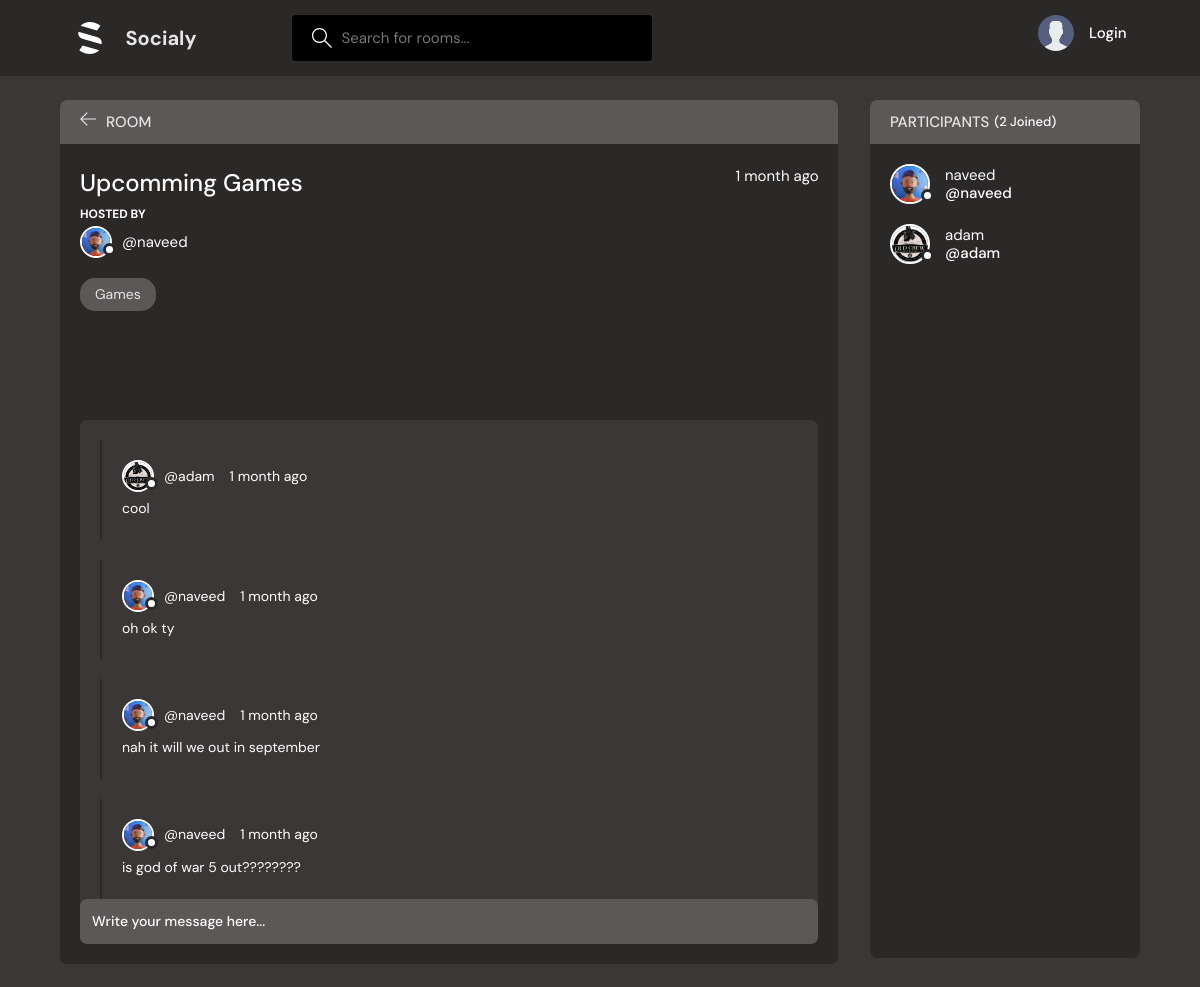
The page /room/1/ on the database its author committed.
### base/models.py (models this page shows, shortened)
class Room(models.Model):
    host = models.ForeignKey(User, on_delete=models.SET_NULL, null=True)
    topic = models.ForeignKey(Topic, on_delete=models.SET_NULL, null=True)
    name = models.CharField(max_length=200)
    description = models.TextField(null=True, blank=True)
    participants = models.ManyToManyField(User, related_name='participants', blank=True)
    updated = models.DateTimeField(auto_now=True)
    created = models.DateTimeField(auto_now_add=True)
    class Meta:
        ordering = ['-updated', '-created']

class User(AbstractUser):
    name = models.CharField(max_length=200, null=True)
    email = models.EmailField(unique=True, null=True)
    bio = models.TextField(null=True)
    avatar = models.ImageField(null=True, default="avatar.svg")
    USERNAME_FILED = 'email'
    REQUIRED_FIELDS = []

class Topic(models.Model):
    name = models.CharField(max_length=200)
    def __str__(self):
        return self.name

class Message(models.Model):
    user = models.ForeignKey(User, on_delete=models.CASCADE)
    room = models.ForeignKey(Room, on_delete=models.CASCADE)
    body = models.TextField()
    updated = models.DateTimeField(auto_now=True)
    created = models.DateTimeField(auto_now_add=True)
    class Meta:
        ordering = ['-updated', '-created']

### base/views.py (the view, shortened to what this page needs)
# urls.py: path('room/<str:pk>/', views.room, name='room'),
def room(request, pk):
    room = Room.objects.get(id = pk)
    room_messages = room.message_set.all()
    participants = room.participants.all()
    context = {'room': room, 'room_messages': room_messages, 'participants': participants}
    return render (request, 'base/room.html', context)

### base/templates/base/room.html (shortened to what this page needs)
{% extends 'main.html' %}
{% block content %}
  <main class="profile-page layout layout--2">
    <div class="container">
      <div class="room">
        <div class="room__top">
          <div class="room__topLeft">
            <a href="{% url 'home' %}">
              <svg version="1.1" xmlns="http://www.w3.org/2000/svg" width="32" height="32" viewBox="0 0 32 32">
                <title>arrow-left</title>
                <path
                  d="M13.723 2.286l-13.723 13.714 13.719 13.714 1.616-1.611-10.96-10.96h27.625v-2.286h-27.625l10.965-10.965-1.616-1.607z"
                ></path>
              </svg>
            </a>
            <h3>Room</h3>
          </div>
        </div>
        <div class="room__box scroll">
          <div class="room__header scroll">
            <div class="room__info">
              <h3>{{room.name}}</h3>
              <span>{{room.created | timesince}} ago</span>
            </div>
            <div class="room__hosted">
              <p>Hosted By</p>
              <a href="{% url 'user-profile' room.host.id %}" class="room__author">
                <div class="avatar avatar--small">
                  <img src="{{room.host.avatar.url}}" />
                </div>
                <span>@{{room.host.username}}</span>
              </a>
            </div>
            <span class="room__topics">{{room.topic}}</span>
          </div>
          <div class="room__conversation">
            <div class="threads scroll">
              {% for message in room_messages %}
              <div class="thread">
                <div class="thread__top">
                  <div class="thread__author">
                    <a href="{% url 'user-profile' message.user.id %}" class="thread__authorInfo">
                      <div class="avatar avatar--small">
                        <img src="{{message.user.avatar.url}}" />
                      </div>
                      <span>@{{message.user.username}}</span>
                    </a>
                    <span class="thread__date">{{message.created | timesince}} ago</span>
                  </div>
                </div>
                <div class="thread__details">
                  {{message.body}}
                </div>
              </div>
              {% endfor %}
            </div>
          </div>
        </div>
        <div class="room__message">
          <form action="" method=POST>
            <input name="body" placeholder="Write your message here..." />
          </form>
        </div>
      </div>
      <div class="participants">
        <h3 class="participants__top">Participants <span>({{participants.count}} Joined)</span></h3>
        <div class="participants__list scroll">
          {% for user in participants %}
            <a href="{% url 'user-profile' user.id %}" class="participant">
              <div class="avatar avatar--medium">
                <img src="{{user.avatar.url}}" />
              </div>
              <p>
                {{user.username}}
                <span>@{{user.username}}</span>
              </p>
            </a>
          {% endfor %}
        </div>
      </div>
    </div>
  </main>
{% endblock content %}

### rows shown on the page
Room: name "Upcomming Games", created "1 month", host.avatar (picture), host.username "naveed", topic "Games"
Message: user.avatar (picture), user.username "adam", created "1 month", body "cool"
Message: user.avatar (picture), user.username "naveed", created "1 month", body "oh ok ty"
Message: user.avatar (picture), user.username "naveed", created "1 month", body "nah it will we out in september"
Message: user.avatar (picture), user.username "naveed", created "1 month", body "is god of war 5 out????????"
User: avatar (picture), username "naveed"
User: avatar (picture), username "adam"

### other values the page prints
{{ participants.count }} "2"
